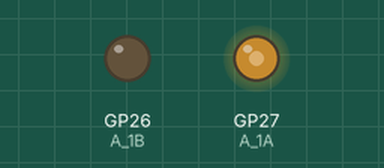
A program run on a simulated Raspberry Pi Pico running MicroPython. Shown: output pins drawn as LEDs (lit = HIGH). What the program prints to the serial console is not drawn. At 0.0 s the program stops and its outputs stay as they are.

Above: at 0.1 s.
Timing chart, 0 to 1.5 s (numbered marks = the images above):
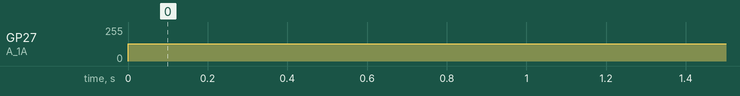

Measured:
- by itself, GP27 (A_1A): 0/255 → 128/255 at 0.00 s

The program:

motorController.py
```python
# ---------- Packages ----------
from machine import Pin,PWM
from time import sleep


# ---------- Variables ----------
# Current values
currentSpeed = 0
currentDirection = 0
defaultFrequency = 100

# Servo pin number
motorPin_A_1A = 27
motorPin_A_1B = 26

# Setup pins as PWM
A_1A = PWM(Pin(motorPin_A_1A))
A_1A.freq(defaultFrequency)
A_1B = PWM(Pin(motorPin_A_1B))
A_1B.freq(defaultFrequency)


# ---------- Functions ----------
# --- Machine functions ---

# Set motor speed in specific direction
def motor_SetSpeed(inputSpeedPercentage, direction):
    # Set current values
    global currentSpeed, currentDirection
    currentSpeed = inputSpeedPercentage
    currentDirection = direction

    # Print current values
    print(inputSpeedPercentage, 'in', direction)

    # Brake if the speed or direction is 0
    if inputSpeedPercentage is 0 or direction is 0:
        A_1A.duty_u16(0)
        A_1B.duty_u16(0)
        return

    # Calculations for the output
    actualMinPercentage = 0
    actualMaxPercentage = 100
    actualSpeedPercentage = inputSpeedPercentage / 100 * (actualMaxPercentage - actualMinPercentage) + actualMinPercentage
    speedValue = round(actualSpeedPercentage * 65535 / 100)
    #print(actualSpeedPercentage, ' in ', direction)

    # Output based on the direction
    if direction > 0:               # If the direction is positive -> move forwards
        A_1A.duty_u16(speedValue)
        A_1B.duty_u16(0)
    elif direction < 0:             # If the direction is negative -> move backwards
        A_1A.duty_u16(0)
        A_1B.duty_u16(speedValue)


# --- User functions ---

# Drive / set motor speed
def motor_Drive(speedPercentage, direction):
    motor_SetSpeed(speedPercentage, direction)

# Drive forwards at given speed
def motor_Forwards(speedPercentage):
    motor_SetSpeed(speedPercentage, 1)

# Drive backwards at given speed
def motor_Backwards(speedPercentage):
    motor_SetSpeed(speedPercentage, -1)

# Stop motor
def motor_Brake():
    motor_SetSpeed(0, 0)


# Default stopped
motor_Brake()
motor_SetSpeed(50, 1)
```
